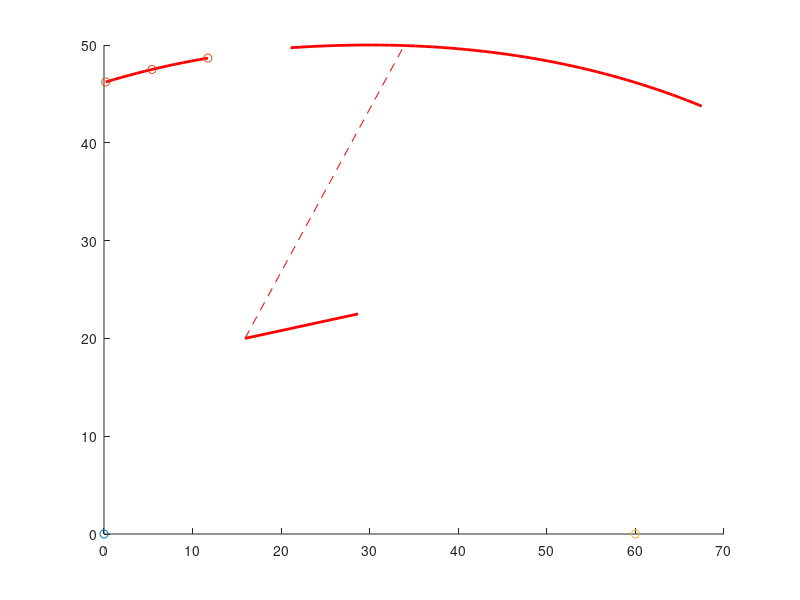

Write MATLAB code to recreate this figure. (Note: this script raises an error after producing the figure.)
clear;
hold on;
%焦点
x0=0;y0=0;
focus0=[x0,y0];
scatter(x0,y0,'k*');
%准线斜率截距(普通方程需要的量)
k0=0.6;b0=100;
%换算为 参数方程 需要的量
p0=b0/sqrt(k0^2+1); %(0,0)代入距离公式
phi0=atand(k0)-90; %旋转角度 
t0=8/180*pi:0.005:12/180*pi;
%
xp0=2*p0.*t0.^2-p0/2;
yp0=2*p0.*t0;
%对每个点,绕原点旋转变换

%向量化
temp=zeros(2,numel(xp0));
temp=[cosd(phi0),-sind(phi0);sind(phi0),cosd(phi0)]*[xp0;yp0];%旋转矩阵
xp0=temp(1,:);yp0=temp(2,:);
%向量化
plot(xp0+x0,yp0+y0,'r-','LineWidth',2);%抛物线

%参数调节区
psi=11.0941; %平面镜绕A旋转角度ψ
Nn=3;%光线数
Pt=t0([1,7,end]); %1 7 end
Px=2.*p0.*Pt.^2-p0/2+x0;
Py=2.*p0.*Pt+y0;

%对每个点,绕原点旋转变换
%向量化
temp=zeros(2,numel(Px));
temp=[cosd(phi0),-sind(phi0);sind(phi0),cosd(phi0)]*[Px;Py];%旋转矩阵
Px=temp(1,:);Py=temp(2,:);
%向量化
scatter(Px,Py,'k*');
%平面镜1
Ax=15.92;Ay=20; %平面镜左端
plot([Ax,33.8913],[Ay,49.9434],'r--');
Bx0=28.93;By0=20; %平面镜右端
lAB=((Bx0-Ax)^2+(By0-Ay)^2)^0.5;
Bx=Ax+lAB*cosd(psi);
By=Ay+lAB*sind(psi);
km1=(By-Ay)/(Bx-Ax); %镜斜率
jm1=Ay-km1*Ax; %镜截距
plot([Ax,Bx],[Ay,By],'r','Linewidth',2);
%抛物面镜2
%焦点
x2=60;y2=0;scatter(x2,y2,'k*')
k2=-k0; b2=b0;
p2=b2/sqrt(k2^2+1); %(0,0)代入距离公式
phi2=atand(k2)-90; %旋转角度
t2=-19.7/180*pi:0.005:-5.3/180*pi;
xp2=2*p2.*t2.^2-p2/2;
yp2=2*p2.*t2;
%对每个点,绕原点旋转变换
%向量化
temp=zeros(2,numel(xp2));
temp=[cosd(phi2),-sind(phi2);sind(phi2),cosd(phi2)]*[xp2;yp2];%旋转矩阵
xp2=temp(1,:);yp2=temp(2,:);
%向量化
plot(xp2+x2,yp2+y2,'r-','LineWidth',2);%抛物线

%光栅方程
phi=90-(atand(1/k0)+psi);
d=0.001/600; %1.67μm 即600条/mm
%波长    紫     蓝         绿
lambda=[400e-9 475e-9 550e-9];
% theta_z1=asind(sind(phi)-lambda/d);
theta_f1=asind(sind(phi)+lambda/d);

%探测部分


syms x y
for i=1:Nn
    kr0=pslope(Px(i),Py(i),x0,y0,k0,b0);
    [xr1,yr1,flag]=reflect(x0,y0,Px(i),Py(i),kr0,km1,jm1,Ax,Bx,1);
    if flag==0
        continue;
    end
    [xr2,yr2,flag]=reflect(Px(i),Py(i),xr1,yr1,km1,0,40,10,70,0); %注意检查
    %求交点
    kg0=(yr2-yr1)/(xr2-xr1);
    s=solve(((x-x2)+k2.*(y-y2)).^2-2.*k2.*b2.*(x-x2)+2.*b2.*(y-y2)-b2.^2==0, ...
        (y-yr1)==kg0.*(x-xr1),x,y);
    x_c0=double(s.x); 
    y_c0=double(s.y);
    if(kg0 ~=1/k0)
        x_c0= x_c0(2);y_c0=y_c0(2);
    end
    kr02=pslope(x_c0,y_c0,x2,y2,k2,b2);
    [xr03,yr03,flag]=reflect(xr1,yr1,x_c0,y_c0,kr02,0,-15,55,65,1);

    for j=1:numel(lambda)
        %grating -1
        kg_f1=tand(90-theta_f1(j)+psi);
        s=solve(((x-x2)+k2.*(y-y2)).^2-2.*k2.*b2.*(x-x2)+2.*b2.*(y-y2)-b2.^2==0, ...
            (y-yr1)==kg_f1.*(x-xr1),x,y);
        x_c1=double(s.x);  
        y_c1=double(s.y);  
        if(kg_f1~=1/k0)
            x_c1= x_c1(2);y_c1=y_c1(2);
        end
        kr12=pslope(x_c1,y_c1,x2,y2,k2,b2);
        [xr13,yr13,flag]=reflect(xr1,yr1,x_c1,y_c1,kr12,0,-15,55,65,1,j);

        %grating +1
%         s=solve(((x-x2)+k2.*(y-y2)).^2-2.*k2.*b2.*(x-x2)+2.*b2.*(y-y2)-b2.^2==0, ...
%             (y-yr1)==tand(-theta_z1(j)+90).*(x-xr1),x,y);
%         x_c2=double(s.x);  x_c2= x_c2(2);
%         y_c2=double(s.y); y_c2=y_c2(2);
%         kr22=pslope(x_c2,y_c2,x2,y2,k2,b2);
%         [xr23,yr23,flag]=reflect(xr1,yr1,x_c2,y_c2,kr22,0,-20,55,65,1,j);

    end
end
axis equal
%% 主函数中用到的函数
%input:入射光路上一点x1y1 反射点x2y2 反射镜斜率km
% 目标线段(cd)的斜率ko和截距jo,端点横坐标CxDx,i用于选颜色,hua 1画(画图可在后面加i参数) 0不画
%output:画出从入射光路上一点出发,经一次反射,打到cd上的完整光路
% x3 y3反射光与cd所在直线的交点,flag表示能否打中
function [x3,y3,flag]=reflect(x1,y1,x2,y2,km,ko,jo,Cx,Dx,hua,i)
    %km=0,法线斜率为Inf,故分类讨论
    if km==0
        x3=2*x2-x1;
        y3=y1;
    elseif km^2==Inf %平面镜斜率为Inf
        x3=x1;
        y3=2*y2-y1;
    else
        %过x1y1作与镜子平行的直线 斜率km    截距y1-km.*x1
        %过x2y2作与镜子垂直的直线 斜率-1/km 截距y2+x2./km
        [x_c,y_c]=linecross(km,y1-km.*x1, -1/km,y2+x2./km);%求两直线交点
        x3=2.*x_c-x1;
        y3=2.*y_c-y1;
    end
    %反射光线斜率有可能Inf
    if abs(x2-x3)<=1e-10   %matlab算力有限(可以理解为x2==x3)
        y3=ko.*x2+jo;
    else
        kr=(y3-y2)/(x3-x2); %反射光斜率
        jr=y2-kr*x2;
        %接受屏斜率±Inf
        if ko^2 == Inf
            x3=Cx;
            y3=kr.*x3+jr;
        else
            [x3,y3]=linecross(kr,jr,ko,jo);%反射光与cd的交点
        end
    end
    %判断是否打中
    if x3>=Cx && x3<=Dx
        flag=1;
    else
        flag=0;
    end    
    %是否画图
    if hua==1
        if(~exist('i','var'))
            color='k';
        else
            coArray=["#7E2F8E";"#0072BD";"#77AC30"];%颜色库
            color=coArray(mod(i-1,3)+1); %根据i选定一种颜色
        end
        plot([x1,x2],[y1,y2],'Color',color,'Linewidth',1.5);%画入射光线
        plot([x2,x3],[y2,y3],'Color',color,'Linewidth',1.5);%画反射光线
    end
end
%% 抛物线上一点x,y的斜率
%抛物线焦点x0,y0移到原点后的准线的斜率k与截距b
function k=pslope(x,y,x0,y0,k,b)
    x=x-x0;y=y-y0; %先把点移到原点抛物线上
    k=(k.*b-x-k.*y)./(k^2.*y+k.*x+b);%原点抛物线上一点的切线斜率
end
%% 已知两条直线的斜率和截距，求交点坐标
function [x,y]=linecross(k1,b1,k2,b2)
  x=[];
  y=[];
  if k1==k2 && b1==b2
      disp('重合');
  elseif k1==k2 && b1~=b2
      disp('无交点');
  else
     x=(b2-b1)./(k1-k2);
     y=k1.*x+b1;
  end
end
%联立解方程